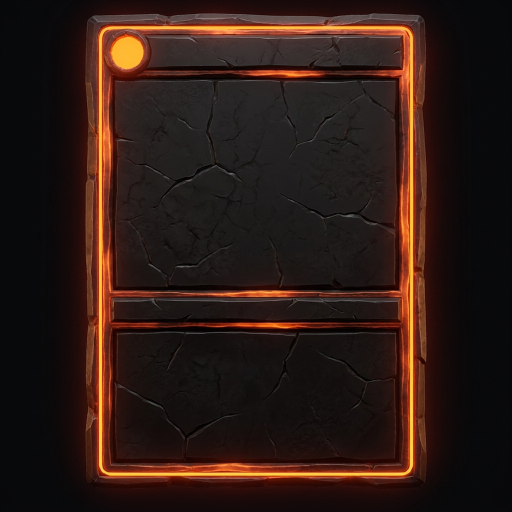
#> input picture design/reference/cards/meshy/A1-obsidian.png, 1024 x 1024 px (shown at 1/2 size)
$ python cardframe_a1.py
#> lines starting #> are read from the running program, lines starting #| are printed output that depends on the picture
### tools/cardframes.py
"""Mock the three card-frame directions from design/art/card-frame-research.md.

Mockups only -- nothing here is wired into the game. Nick picks one, then the
builder implements it in card_view.gd.

    python tools/cardframes.py            # writes design/reference/cards/frames-*.png

Drawn at 3x hand size and downscaled, so the 1:1 strip shows what he will
actually see: a frame that only works at 3x is not a frame.
"""

import os

from PIL import Image, ImageDraw, ImageFilter, ImageFont

W, H = 160, 224          # true hand size
S = 3                    # supersample
OUT = os.path.join("design", "reference", "cards")
ART = os.path.join("game", "assets", "cardart")
FONTS = os.path.join("game", "assets", "fonts")

CARDS = [
    {"name": "Tongue Snap", "cost": "1", "type": "Attack", "art": None,
     "rare": True,
     "text": [("Deal ", "w"), ("2", "n"), (" damage and an", "w"),
              ("\nadditional ", "w"), ("3", "n"), (" per ", "w"),
              ("Rhythm", "k"), (".", "w"),
              ("\nClimb ", "w"), ("1", "n"), (".", "w")]},
    {"name": "Leap", "cost": "2", "type": "Skill", "art": "leap.png",
     "rare": True,
     "text": [("Climb ", "w"), ("3", "n"), (".", "w")]},
    {"name": "Scramble", "cost": "0", "type": "Skill", "art": "scramble.png",
     "rare": False,
     "text": [("Climb ", "w"), ("1", "n"), (".", "w")]},
]


def font(name, size):
    try:
        return ImageFont.truetype(os.path.join(FONTS, name), size)
    except OSError:
        return ImageFont.load_default(size)


def fit(d, text, name, size, width):
    """The largest size at or below `size` whose text fits `width`."""
    while size > 5 * S:
        f = font(name, size)
        if d.textlength(text, font=f) <= width:
            return f
        size -= S
    return font(name, size)


def art_for(card, box):
    """The card's art, cropped to fill the window, or a flat placeholder."""
    w, h = box
    if card["art"]:
        p = os.path.join(ART, card["art"])
        if os.path.exists(p):
            im = Image.open(p).convert("RGB")
            scale = max(w / im.width, h / im.height)
            im = im.resize((int(im.width * scale) + 1, int(im.height * scale) + 1),
                           Image.LANCZOS)
            x = (im.width - w) // 2
            y = (im.height - h) // 3
            return im.crop((x, y, x + w, y + h))
    return Image.new("RGB", (w, h), (36, 40, 52))


# [8 lines left out: function bevel, not called in this run]


def rules(d, box, parts, f, light=True):
    """Rules text, centred, with numbers and keywords picked out."""
    colours = {"w": (236, 234, 228) if light else (28, 26, 24),
               "n": (120, 220, 140) if light else (24, 110, 48),
               "k": (226, 176, 92) if light else (150, 92, 20)}
    x0, y0, x1, _ = box
    lines, cur = [], []
    for text, kind in parts:
        for i, chunk in enumerate(text.split("\n")):
            if i:
                lines.append(cur)
                cur = []
            if chunk:
                cur.append((chunk, kind))
    lines.append(cur)
    # shrink until the widest line fits the box -- a frame that clips its own
    # rules text is the fault we are fixing, not a new one
    while f.size > 5 * S:
        if max(sum(d.textlength(t, font=f) for t, _ in l) for l in lines) <= x1 - x0:
            break
        f = ImageFont.truetype(f.path, f.size - S) if hasattr(f, "path") \
            else font("KenneyBold.ttf", f.size - S)
    y = y0
    for line in lines:
        total = sum(d.textlength(t, font=f) for t, _ in line)
        x = x0 + ((x1 - x0) - total) / 2
        for text, kind in line:
            d.text((x, y), text, font=f, fill=colours[kind])
            x += d.textlength(text, font=f)
        y += f.size + 4 * S


# --------------------------------------------------------------------------
# A -- carved obsidian: the fight's own material
# --------------------------------------------------------------------------

# [165 lines left out: functions frame_a, frame_b, frame_c, sheet, main, not called in this run]


# [2 lines that do not run on import are left out]

### tools/cardframe_a1.py
"""Split the A1 frame into a tintable base + glow pair, and mock it in use.

Nick picked A1 and asked for two things: the ember colour has to be per
character, and the numbers have to sit inside their sockets.

The generation bakes the orange in, so it is split into two files:

    game/assets/ui/card_frame_a1_base.png   neutral stone, no ember
    game/assets/ui/card_frame_a1_glow.png   white glow on transparent

In game those are two stacked TextureRects; the glow one gets
`self_modulate = <seat colour>` and nothing else changes. That is the same
trick combat_3d.gd already uses for SLOT_TINT.

    python tools/cardframe_a1.py     # writes the pair + design/reference/cards/a1-*.png

BOX numbers below are measured off the generation, normalised against the
cropped card, and are what card_view.gd should author once this ships.
"""

import colorsys
import os
import sys

from PIL import Image, ImageChops, ImageDraw, ImageFilter

sys.path.insert(0, os.path.dirname(os.path.abspath(__file__)))
import cardframes as cf

SRC = os.path.join("design", "reference", "cards", "meshy", "A1-obsidian.png")
ASSETS = os.path.join("game", "assets", "ui")
OUT = os.path.join("design", "reference", "cards")
CROP = (168, 18, 858, 1002)          # the card inside the 1024 square
W, H = 160, 224
S = 3

# every box normalised 0-1 against the card; the socket is a circle, so it is
# centre + radius rather than a rect -- the cost has to be centred IN it
SOCKET = (0.126, 0.0874, 0.0478)
TITLE = (0.205, 0.045, 0.945, 0.130)
ART = (0.095, 0.150, 0.905, 0.560)
TYPE = (0.112, 0.585, 0.900, 0.640)
TEXT = (0.112, 0.665, 0.900, 0.925)

# one per seat. The first two are combat_3d.gd's SLOT_TINT, so the cards match
# the markers already on the floor.
TINTS = [
    ("ember", (236, 120, 40)),
    ("frog", (115, 242, 128)),
    ("climber", (140, 209, 255)),
    ("weaver", (186, 126, 236)),
    ("lightbearer", (248, 214, 120)),
]


def split():
    """Separate the baked ember from the stone.

    Returns (base, glow): base is the frame with the ember neutralised back to
    stone, glow is an L mask of where the ember was. Keeping them apart is the
    whole point -- a baked orange PNG cannot be recoloured per character.
    """
    im = Image.open(SRC).convert("RGB").crop(CROP)
    w, h = im.size
    px = im.load()
    glow = Image.new("L", (w, h), 0)
    gp = glow.load()
    for y in range(h):
        for x in range(w):
            r, g, b = px[x, y]
            hh, ss, vv = colorsys.rgb_to_hsv(r / 255.0, g / 255.0, b / 255.0)
            # ember is the only saturated orange on the card
            # tight: the veins are the ember, the warm cast on the stone is not
            if 0.0 < hh < 0.13 and ss > 0.55 and vv > 0.45:
                gp[x, y] = int(255 * min(1.0, (ss - 0.55) / 0.45 * vv))
    # the WHOLE slab goes neutral, not just the vein. A frame that keeps the
    # generation's warm cast still looks orange once tinted blue, which is the
    # thing Nick asked to be rid of -- all the colour has to come from the glow.
    lum = im.convert("L")
    stone = Image.merge("RGB", [
        lum.point(lambda v: min(255, int(v * 0.96))),
        lum.point(lambda v: min(255, int(v * 0.98))),
        lum.point(lambda v: min(255, int(v * 1.08))),
    ])
    # where the vein was, drop to shadow so it does not read as a white scar
    dark = stone.point(lambda v: int(v * 0.34))
    base = Image.composite(dark, stone, glow)
    return base, glow


def tinted(base, glow, rgb):
    """The frame lit in one colour: glow screened over neutral stone."""
    w, h = base.size
    hot = glow.point(lambda v: min(255, int(v * 1.35)))
    lit = ImageChops.screen(base, Image.merge("RGB", [
        hot.point(lambda v, c=c: int(v * c / 255)) for c in rgb]))
    bloom = glow.filter(ImageFilter.GaussianBlur(w * 0.006))
    return ImageChops.screen(lit, Image.merge("RGB", [
        bloom.point(lambda v, c=c: int(v * c / 255 * 0.30)) for c in rgb]))


def circle_text(d, cx, cy, r, text, fill):
    """A number centred in its socket, shrunk until it fits inside the disc.

    The cost sitting half outside its orb was the single most card-breaking
    fault in the old hand; it does not get to come back.
    """
    size = int(r * 1.5)
    while size > 4:
        f = cf.font("KenneyBold.ttf", size)
        tw = d.textlength(text, font=f)
        if tw <= r * 1.35 and f.size <= r * 1.35:
            break
        size -= 1
    d.text((cx - tw / 2, cy - f.size * 0.62), text, font=f, fill=fill)


def render(base, glow, card, rgb):
    im = tinted(base, glow, rgb).resize((W * S, H * S), Image.LANCZOS)
    d = ImageDraw.Draw(im)
    w, h = im.size

    ax0, ay0 = int(ART[0] * w), int(ART[1] * h)
    ax1, ay1 = int(ART[2] * w), int(ART[3] * h)
    if card["art"]:
        im.paste(cf.art_for(card, (ax1 - ax0, ay1 - ay0)), (ax0, ay0))

    tx0, ty0 = int(TITLE[0] * w), int(TITLE[1] * h)
    tx1, ty1 = int(TITLE[2] * w), int(TITLE[3] * h)
    f = cf.fit(d, card["name"], "KenneyBold.ttf", int((ty1 - ty0) * 0.70), tx1 - tx0)
    d.text((tx0, ty0 + (ty1 - ty0 - f.size) / 2), card["name"], font=f,
           fill=(240, 234, 224))

    cx, cy, cr = SOCKET[0] * w, SOCKET[1] * h, SOCKET[2] * w
    d.ellipse([cx - cr, cy - cr, cx + cr, cy + cr], fill=(16, 14, 16),
              outline=rgb, width=max(2, int(cr * 0.16)))
    # the number reads at hand size only if it is near-white, not the tint
    circle_text(d, cx, cy, cr, card["cost"],
                tuple(min(255, int(c * 0.3 + 178)) for c in rgb))

    yx0, yy0 = int(TYPE[0] * w), int(TYPE[1] * h)
    yy1 = int(TYPE[3] * h)
    f = cf.font("KenneyFutureNarrow.ttf", int((yy1 - yy0) * 0.50))
    d.text((yx0 + 4 * S, yy0 + (yy1 - yy0 - f.size) / 2), card["type"].upper(),
           font=f, fill=(198, 176, 150))

    rx0, ry0 = int(TEXT[0] * w), int(TEXT[1] * h)
    rx1, ry1 = int(TEXT[2] * w), int(TEXT[3] * h)
    cf.rules(d, (rx0 + 3 * S, ry0 + 4 * S, rx1 - 3 * S, ry1), card["text"],
             cf.font("KenneyBold.ttf", 9 * S))
    return im


def sheet(cards, label):
    gap, head = 6 * S, 26 * S
    width = len(cards) * W * S + gap * (len(cards) + 1)
    im = Image.new("RGB", (width, head + H * S + gap + H + gap * 2), (24, 22, 26))
    ImageDraw.Draw(im).text((gap, gap), label,
                            font=cf.font("KenneyBold.ttf", 13 * S),
                            fill=(236, 230, 220))
    x = gap
    for c in cards:
        im.paste(c, (x, head))
        x += W * S + gap
    x, y = gap, head + H * S + gap
    for c in cards:
        im.paste(c.resize((W, H), Image.LANCZOS), (x, y))
        x += W + gap
    return im


def main():
    os.chdir(os.path.join(os.path.dirname(os.path.abspath(__file__)), ".."))
    cf.S = S
    base, glow = split()
#> in split, `glow = Image.new("L", (w, h), 0)`: glow: PIL image 690x984 L; every value is 0

    for d in (ASSETS, OUT):
        if not os.path.isdir(d):
            os.makedirs(d)
    base.save(os.path.join(ASSETS, "card_frame_a1_base.png"))
    white = Image.new("RGBA", base.size, (255, 255, 255, 0))
    white.putalpha(glow)
    white.save(os.path.join(ASSETS, "card_frame_a1_glow.png"))
    print("wrote the base/glow pair into", ASSETS)

    # one card in every seat colour: the proof that the tint is a parameter
    p = os.path.join(OUT, "a1-tints.png")
    sheet([render(base, glow, cf.CARDS[1], rgb) for _, rgb in TINTS],
          "A1  one card, five seat colours").save(p)
#> in tinted, `bloom = glow.filter(ImageFilter.GaussianBlur(w * 0.006))`:
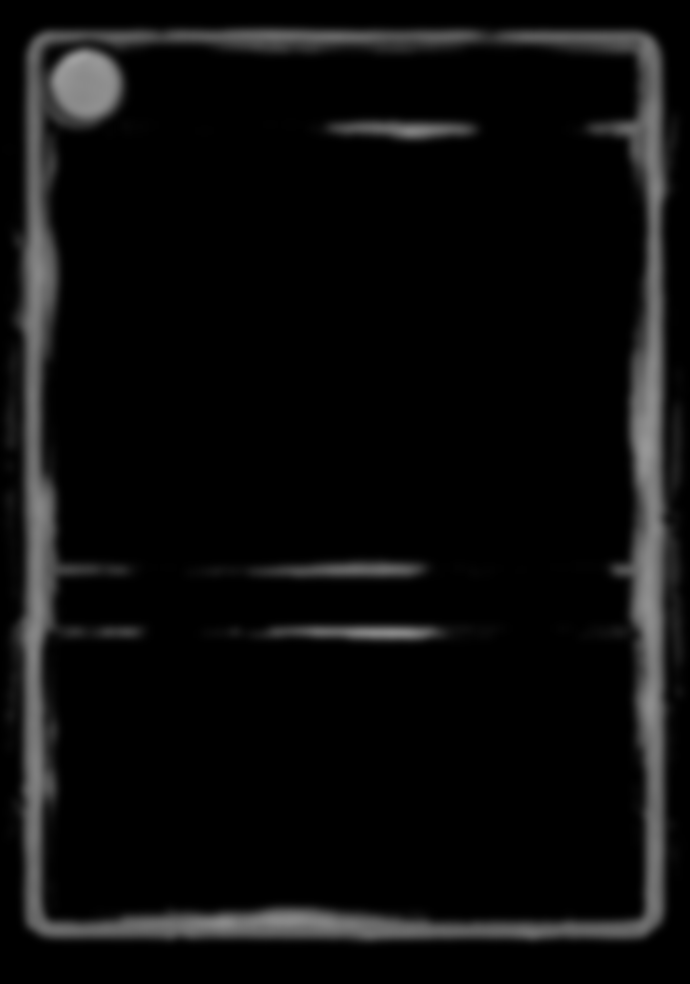
#> bloom: PIL image 690x984 L; min 0, max 159, mean 12.8
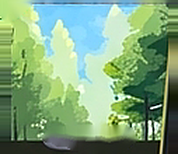
#> input picture game/assets/cardart/leap.png, 178 x 154 px
#> in art_for, im is the input picture: PIL image 178x154 RGB; mean R, G, B 127.9, 165.5, 124.9
#> in art_for, `return im.crop((x, y, x + w, y + h))`:
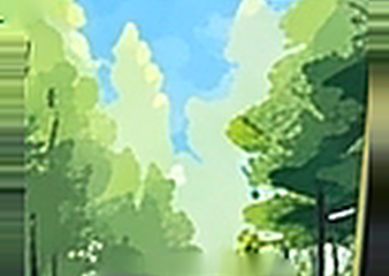
#> returned value: PIL image 389x276 RGB; mean R, G, B 137.6, 178.5, 131.6
#> in tinted (call 5), `lit = ImageChops.screen(base, Image.merge("RGB", [ hot.point(lambda v,..`:
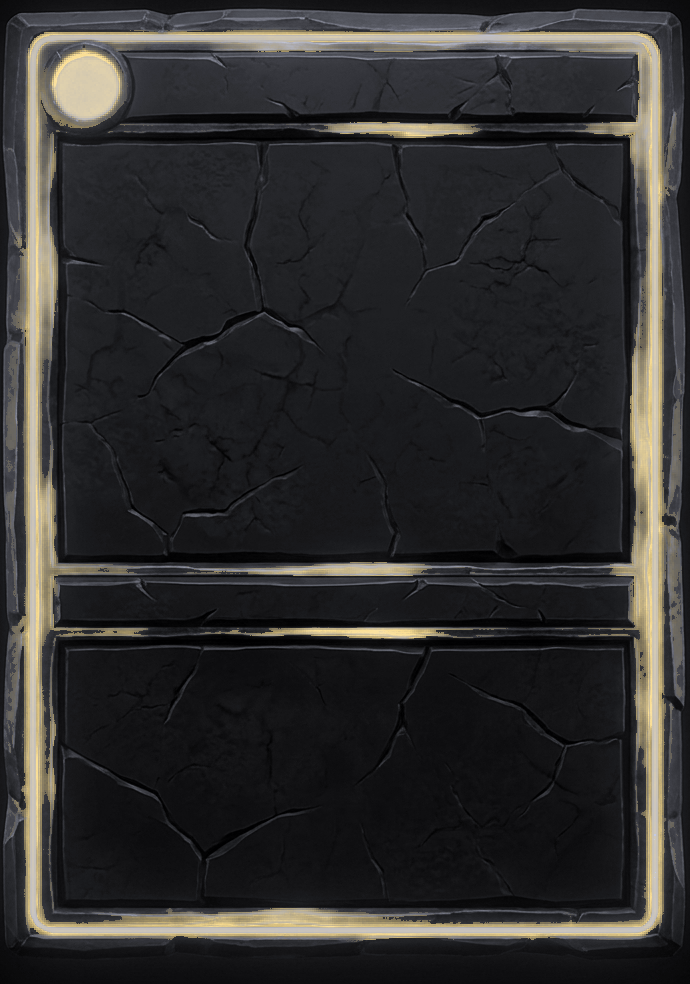
#> lit: PIL image 690x984 RGB; mean R, G, B 47.9, 47, 46.3
#> in sheet, `gap, head = 6 * S, 26 * S`: gap = 18; head = 78
#> in sheet, `width = len(cards) * W * S + gap * (len(cards) + 1)`: width = 2508
#> in sheet, `x = gap`: x = 18
#> the loop in sheet, `for c in cards:` made 5 passes
#> x on passes 1 to 5: 516, 1014, 1512, 2010, 2508
#> after the loop in sheet, `for c in cards:`: x = 2508
#> in sheet, `x, y = gap, head + H * S + gap`: x = 18; y = 768
#> the loop in sheet, `for c in cards:` made 5 passes
#> x on passes 1 to 5: 196, 374, 552, 730, 908
#> after the loop in sheet, `for c in cards:`:
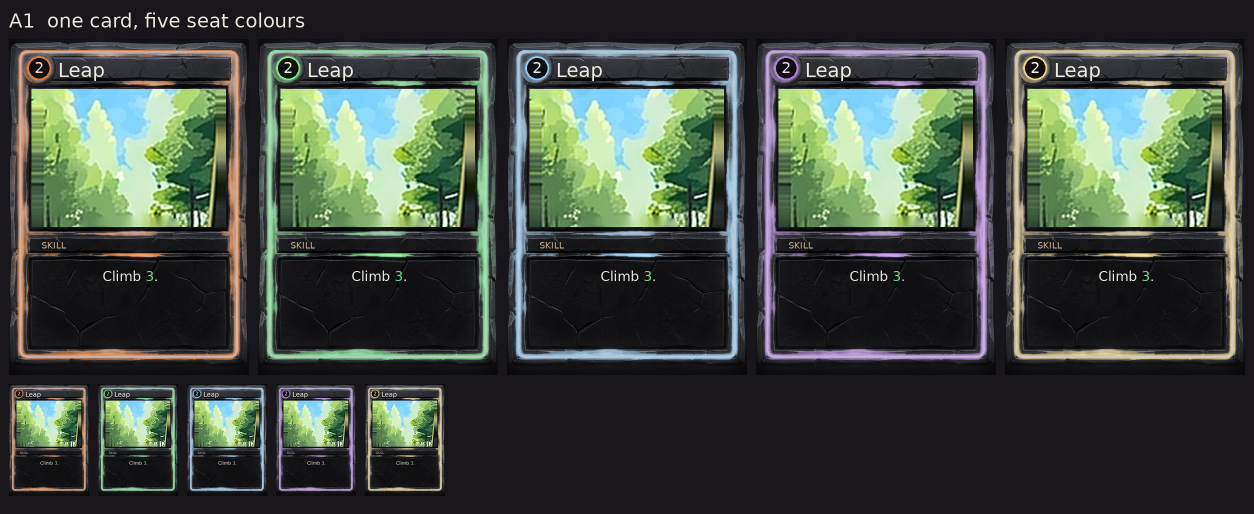
#> im: PIL image 2508x1028 RGB (shown at 1/2 size); mean R, G, B 65, 74, 65
#> after the loop in sheet, `for c in cards:`: x = 908
    print("wrote", p)

    # the hand, in one colour, to check the alignment fixes
    p = os.path.join(OUT, "a1-hand.png")
    sheet([render(base, glow, c, TINTS[0][1]) for c in cf.CARDS],
          "A1  the hand, cost inside the socket").save(p)
#> call 2 of sheet, with label = 'A1  the hand, cost inside the socket'
#> in sheet (call 2), `width = len(cards) * W * S + gap * (len(cards) + 1)`: width = 1512
#> in sheet (call 2), `x = gap`: x = 18
#> the loop in sheet (call 2), `for c in cards:` made 3 passes
#> after the loop in sheet (call 2), `for c in cards:`:
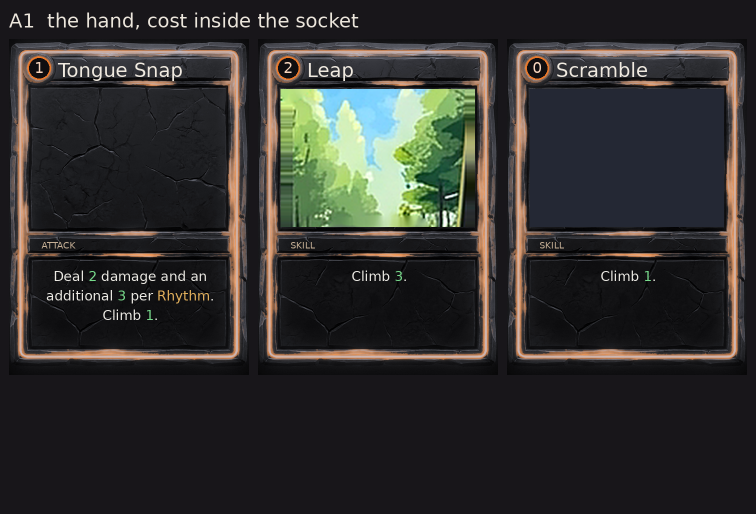
#> im: PIL image 1512x1028 RGB (shown at 1/2 size); mean R, G, B 48.8, 47.9, 46.2
#> after the loop in sheet (call 2), `for c in cards:`: x = 1512
#> in sheet (call 2), `x, y = gap, head + H * S + gap`: x = 18
#> the loop in sheet (call 2), `for c in cards:` made 3 passes
#> after the loop in sheet (call 2), `for c in cards:`:
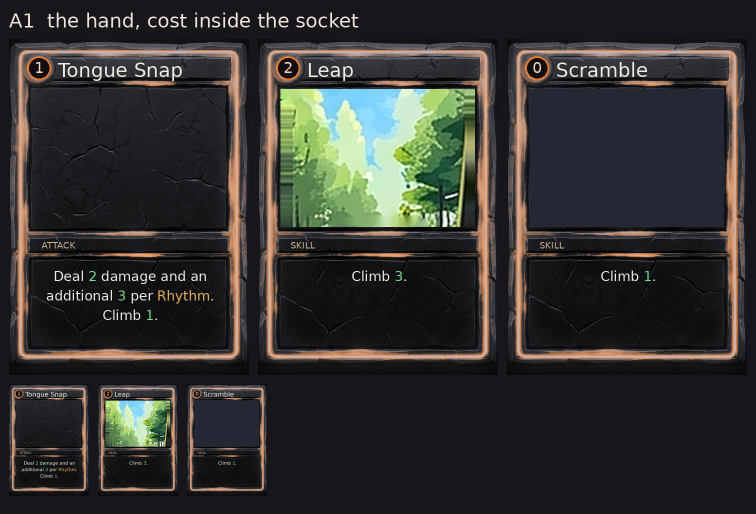
#> im: PIL image 1512x1028 RGB (shown at 1/2 size); mean R, G, B 51.5, 50.7, 48.4
#> after the loop in sheet (call 2), `for c in cards:`: x = 552
    print("wrote", p)


if __name__ == "__main__":
    main()
